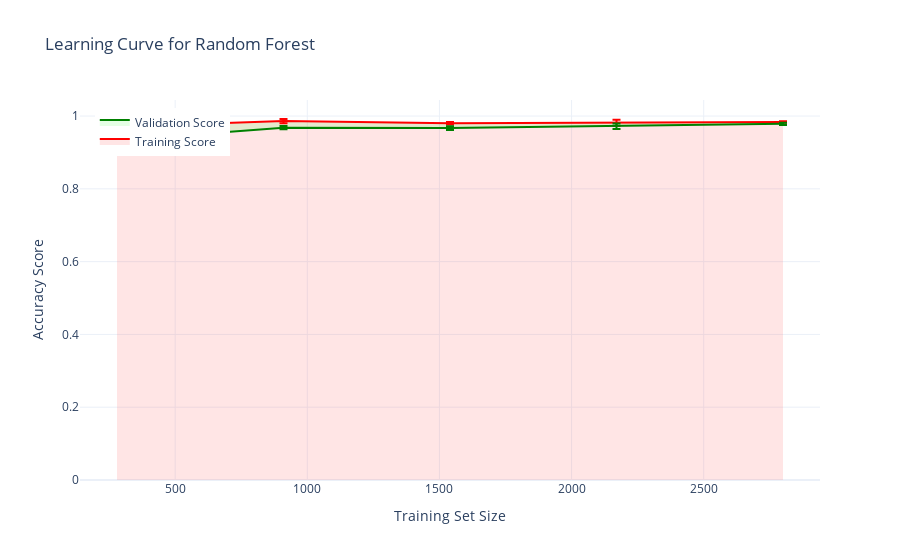

This figure's notebook cell:
### Code cell
example_plot_voting_learning_curve(X_train_smote,y_train_smote)

### Figure 1 — Plotly figure (JSON) as saved in the notebook; plotly's stock layout.template omitted (floating-point values rounded to 4 significant figures)
{"data": [{"error_y": {"array": [0.01571, 0.005714, 0.003518, 0.008515, 0.002131], "type": "data", "visible": true}, "fill": "tonexty", "fillcolor": "rgba(255, 0, 0, 0.1)", "line": {"color": "red"}, "mode": "lines", "name": "Training Score", "type": "scatter", "x": [280, 910, 1540, 2170, 2800], "y": [0.9707, 0.9862, 0.98, 0.9814, 0.9836]}, {"error_y": {"array": [0.02124, 0.004481, 0.005222, 0.007592, 0.003258], "type": "data", "visible": true}, "fill": "tonexty", "fillcolor": "rgba(0, 255, 0, 0.1)", "line": {"color": "green"}, "mode": "lines", "name": "Validation Score", "type": "scatter", "x": [280, 910, 1540, 2170, 2800], "y": [0.9334, 0.968, 0.9669, 0.972, 0.9786]}], "layout": {"legend": {"x": 0.02, "y": 0.98}, "title": {"text": "Learning Curve for Random Forest"}, "xaxis": {"showgrid": true, "title": {"text": "Training Set Size"}}, "yaxis": {"showgrid": true, "title": {"text": "Accuracy Score"}}}}
